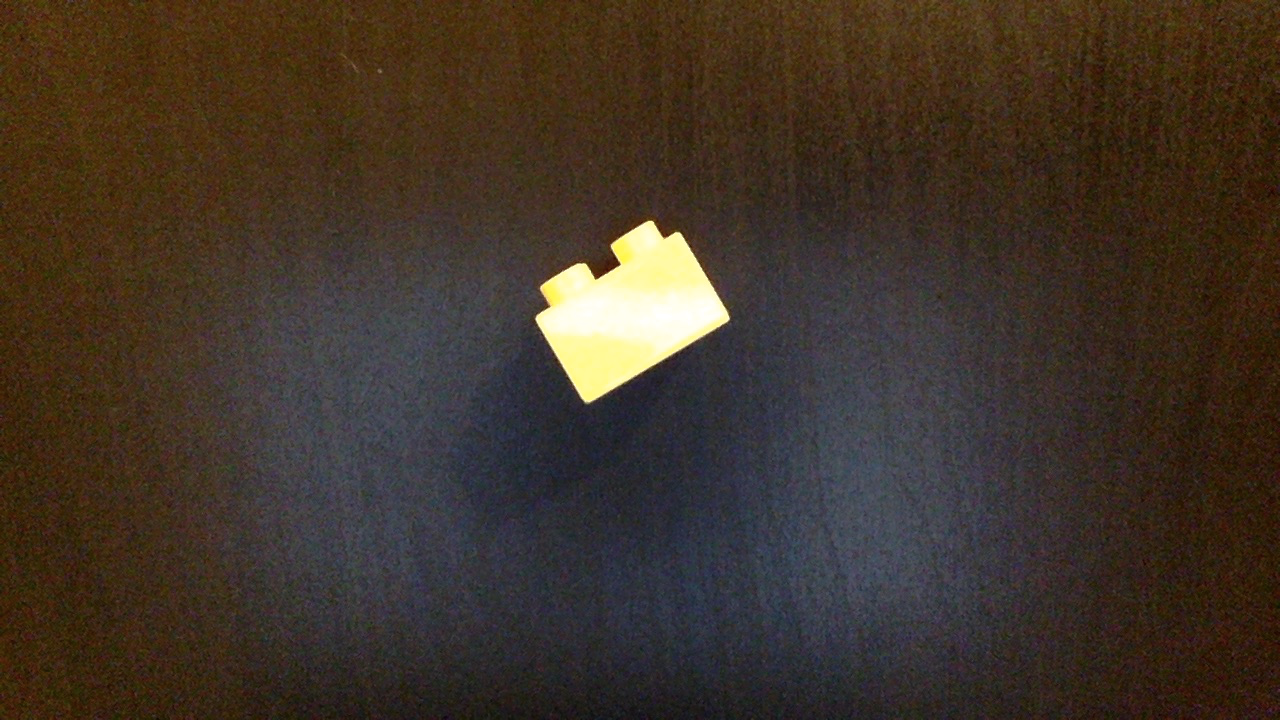
#> input picture photo1.png, 1280 x 720 px
$ python main.py   (Python 2 division)   (older library calls are emulated)
#> lines starting #> are read from the running program, lines starting #| are printed output that depends on the picture; after the words box and inside, x2 and y2 are one past the last pixel; in counts of white or black regions, pixels touching at a corner belong together; long printed decimals are rounded
#> further down, image is the input picture: shape (720, 1280, 3); mean B, G, R 40.6, 51.8, 64.1
import numpy as np
import cv2

PHOTO_FILE = 'photo1.png'
# PHOTO_FILE = 'photo2.png'
KNOWN_DISTANCE = 23 - 3  # cm, where 3 is the length of brick from photo1 and 23 is distance from camera to surface
KNOWN_WIDTH_PX = 171  # cm
KNOWN_WIDTH_CM = 3  # cm
FOCAL_LENGTH = (KNOWN_WIDTH_PX * KNOWN_DISTANCE) / KNOWN_WIDTH_CM  # (rect[1][0] * KNOWN_DISTANCE) / KNOWN_WIDTH


def find_rect(image):
    # convert the image to grayscale, blur it, and detect edges
    gray = cv2.cvtColor(image, cv2.COLOR_BGR2GRAY)
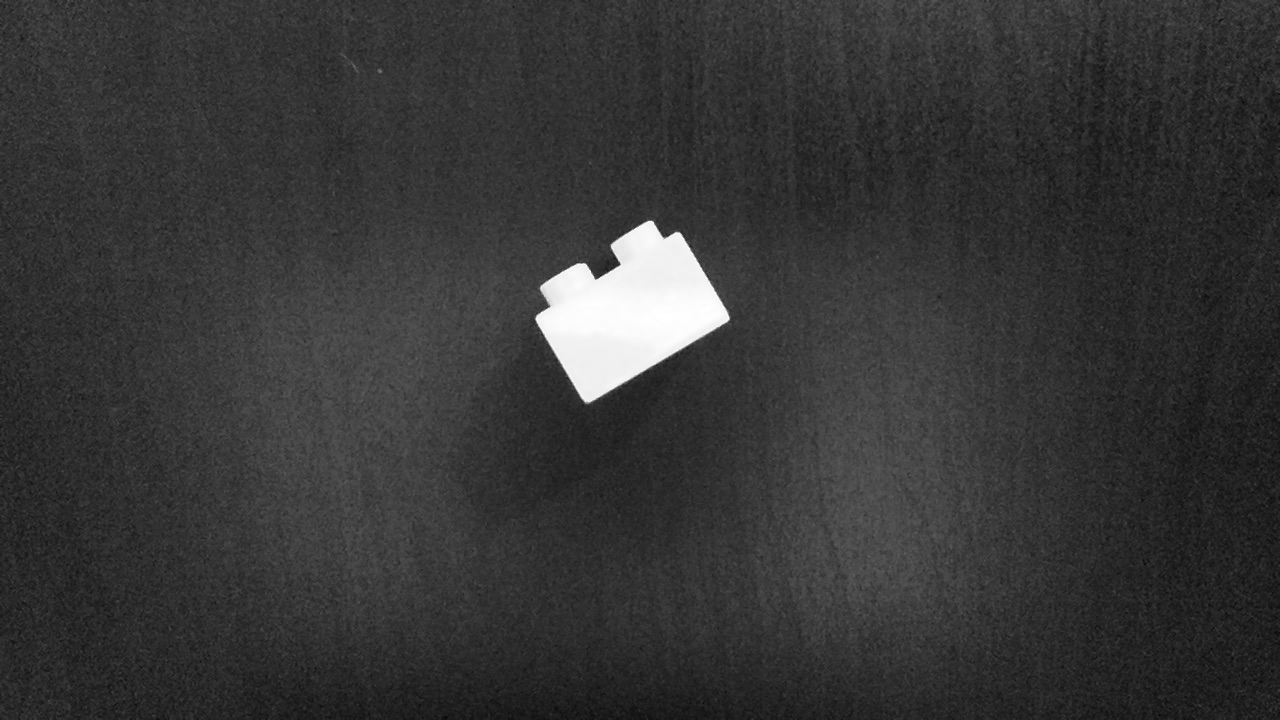
#> gray: shape (720, 1280); min 8, max 255, mean 54.2
    gray = cv2.GaussianBlur(gray, (5, 5), 0)
    edged = cv2.Canny(gray, 35, 125)
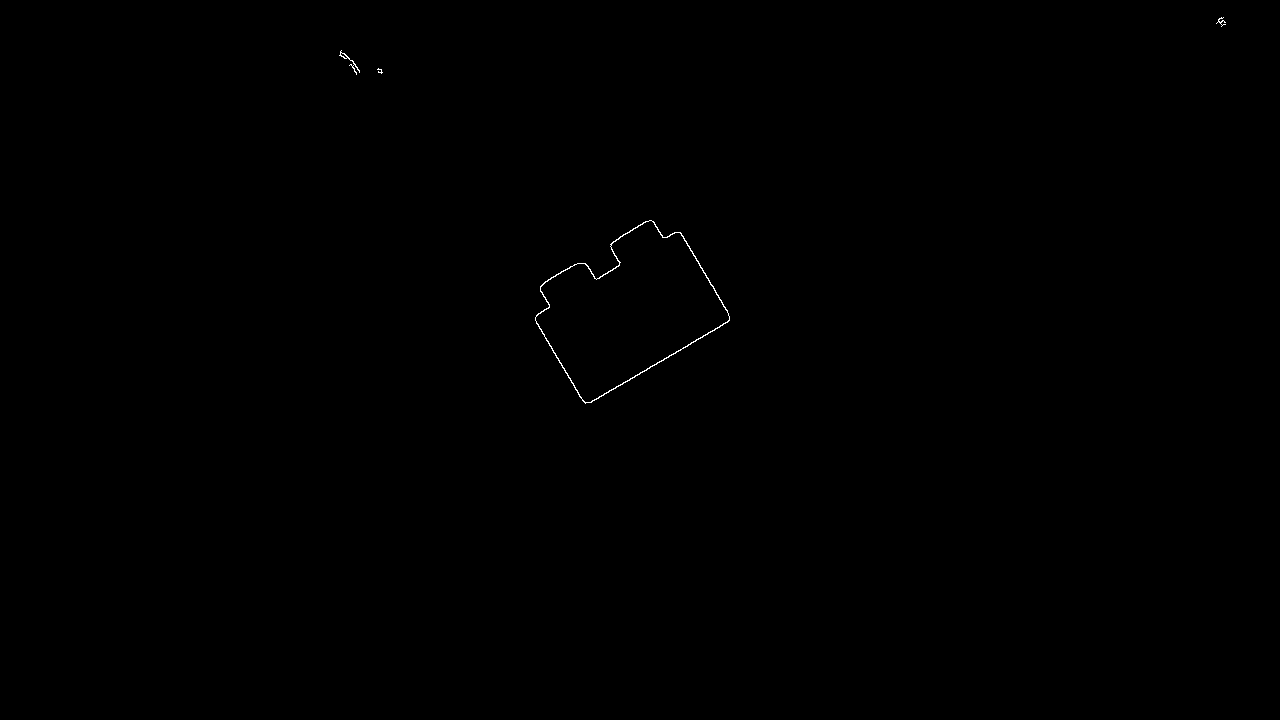
#> edged: shape (720, 1280); 0.1% white in thin lines or dots, all inside (x1, y1, x2, y2) = (339, 17, 1226, 404)

    # find the contours in the edged image and keep the largest one;
    # we'll assume that this is our piece of paper in the image
    # (cnts, _) = cv2.findContours(edged.copy(), cv2.RETR_LIST, cv2.CHAIN_APPROX_SIMPLE)
    img2, cnts, hierarchy = cv2.findContours(edged.copy(), cv2.RETR_LIST, cv2.CHAIN_APPROX_SIMPLE)
#> cnts = 6 contours, 3 with area under 20; largest, box (x1, y1, x2, y2) and area: (535, 220, 730, 404) 20058, (535, 220, 730, 403) 19770, (339, 50, 360, 75) 40
    c = max(cnts, key=cv2.contourArea)
#> c = contour of 395 points, box (x1, y1, x2, y2) (535, 220, 730, 404), area 20058

    # compute the bounding box of the of the paper region and return it
    return cv2.minAreaRect(c)


def width(knownDistance, focalLength, perWidth):
    # compute and return the distance from the maker to the camera
    return (knownDistance * perWidth) / focalLength

image = cv2.imread(PHOTO_FILE)
rect = find_rect(image)
#> rect = ((625.9, 307.1), (171.4, 129.1), -30.65)

print 'Pixels:'
print 'w: ', rect[1][0], 'h: ', rect[1][1]
#| w:  171.357 h:  129.107

print 'CMs:'
print 'w: ', width(KNOWN_DISTANCE, FOCAL_LENGTH, rect[1][0]), 'h: ', width(KNOWN_DISTANCE, FOCAL_LENGTH, rect[1][1])
#| w:  3.006 h:  2.265

# draw a bounding box around the image and display it
box = np.int0(cv2.boxPoints(rect))
#> box = [[585, 406], [519, 295], [666, 207], [732, 319]]
cv2.drawContours(image, [box], -1, (0, 255, 0), 2)
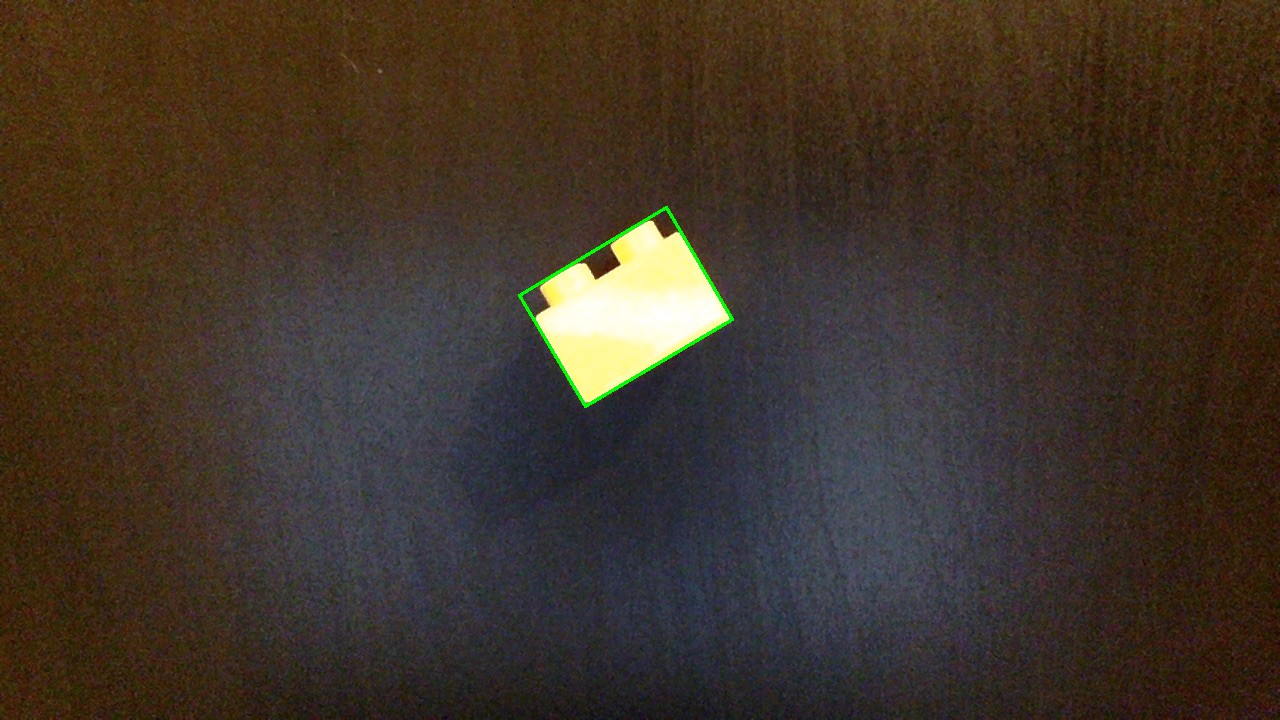
#> image: shape (720, 1280, 3); 0.22% of pixels changed, all inside (x1, y1, x2, y2) = (518, 206, 734, 408)

cv2.imshow("image", image)
cv2.waitKey(0)
